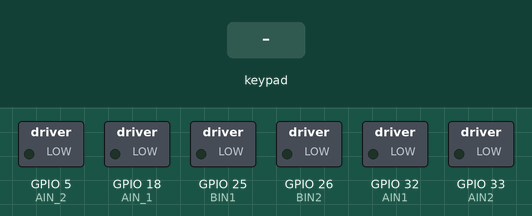
This sketch was run on a simulated ESP32. Parts: switched loads named in the sketch (green lamp = pin HIGH). The test bench sets the inputs (shaded band). What the sketch prints to the serial monitor is not drawn.

Above: at 1.2 s.
1.3 s: key 'U' pressed
At 2.5 s:
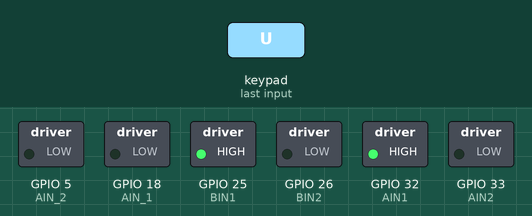
2.8 s: key 'D' pressed
At 3.6 s:
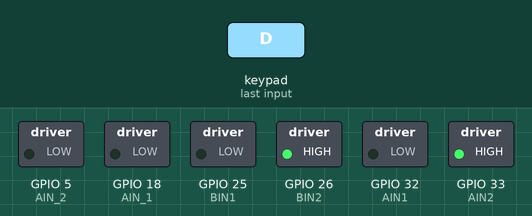
4.3 s: key 'L' pressed
At 4.9 s:
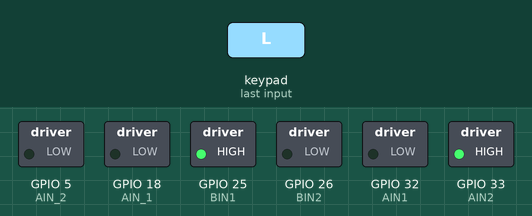
5.8 s: key 'R' pressed
At 7.0 s:
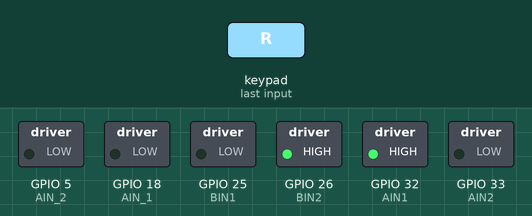
7.3 s: key 'O' pressed
At 8.3 s:
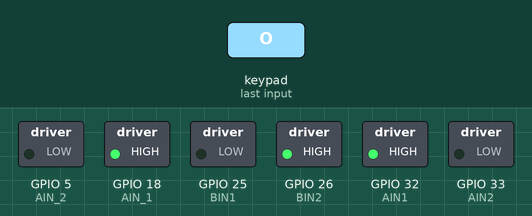
8.8 s: key 'S' pressed
At 9.4 s:
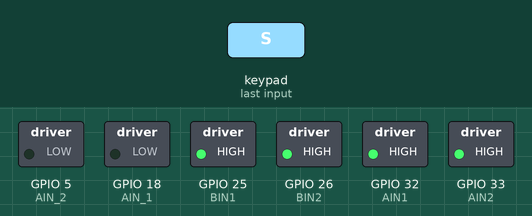
Timing chart, 0 to 11.3 s (numbered marks = the images above; inputs shaded):
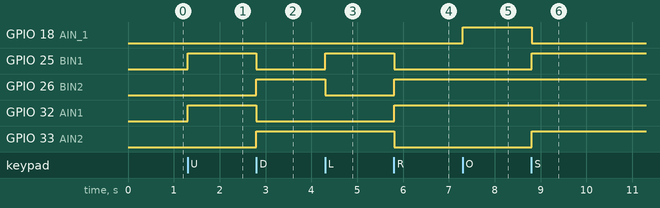

The sketch:

Gamepad_motores_1.ino
```cpp
#define CUSTOM_SETTINGS
#define INCLUDE_GAMEPAD_MODULE
#include <DabbleESP32.h>
#include <analogWrite.h>

//Definicion de pines
#define AIN1 32
#define AIN2 33
#define BIN1 25
#define BIN2 26

#define AIN_1 18
#define AIN_2 5

int valorPWMLantas = 100;
int tiempoPruebas = 100;

void setup() {
  Serial.begin(115200);
  Dabble.begin("balam2022-MG");

  pinMode(AIN1,OUTPUT);
  pinMode(AIN2,OUTPUT);
  pinMode(BIN1,OUTPUT);
  pinMode(BIN2,OUTPUT);
  pinMode(AIN_1,OUTPUT);
  pinMode(AIN_2,OUTPUT);

}

void loop() {
  Dabble.processInput();
  Serial.print("KeyPressed: ");
  if (GamePad.isUpPressed())
  {
    Serial.print("Up");
 digitalWrite(AIN1,HIGH);
 digitalWrite(AIN2,LOW);
 digitalWrite(BIN1,HIGH);
 digitalWrite(BIN2,LOW);
 delay(tiempoPruebas);
  }

  if (GamePad.isDownPressed())
  {
    Serial.print("Down");
 digitalWrite(AIN1,LOW);
 digitalWrite(AIN2,HIGH);
 digitalWrite(BIN1,LOW);
 digitalWrite(BIN2,HIGH);
 delay(tiempoPruebas);
  }

  if (GamePad.isLeftPressed())
  {
    Serial.print("Left");
 digitalWrite(AIN1,LOW);
 digitalWrite(AIN2,HIGH);
 digitalWrite(BIN1,HIGH);
 digitalWrite(BIN2,LOW);
 delay(tiempoPruebas);
  }

  if (GamePad.isRightPressed())
  {
    Serial.print("Right");
 digitalWrite(AIN1,HIGH);
 digitalWrite(AIN2,LOW);
 digitalWrite(BIN1,LOW);
 digitalWrite(BIN2,HIGH);
 delay(tiempoPruebas);
  }

  if (GamePad.isSquarePressed())
  {
    Serial.print("Square");
 digitalWrite(AIN1,HIGH);
 digitalWrite(AIN2,HIGH);
 digitalWrite(BIN1,HIGH);
 digitalWrite(BIN2,HIGH);
 digitalWrite(AIN_1,LOW);
 digitalWrite(AIN_2,LOW);
 delay(tiempoPruebas);
  }

  if (GamePad.isCirclePressed())
  {
    Serial.print("Circle");
 digitalWrite(AIN_1,HIGH);
 digitalWrite(AIN_2,LOW);

 delay(tiempoPruebas);
  }

  if (GamePad.isCrossPressed())
  {
    Serial.print("Cross");
  }

  if (GamePad.isTrianglePressed())
  {
    Serial.print("Triangle");
  }

  if (GamePad.isStartPressed())
  {
    Serial.print("Start");
  }

  if (GamePad.isSelectPressed())
  {
    Serial.print("Select");
  }
  Serial.print('\t');

  int a = GamePad.getAngle();
  Serial.print("Angle: ");
  Serial.print(a);
  Serial.print('\t');
  int b = GamePad.getRadius();
  Serial.print("Radius: ");
  Serial.print(b);
  Serial.print('\t');
  float c = GamePad.getXaxisData();
  Serial.print("x_axis: ");
  Serial.print(c);
  Serial.print('\t');
  float d = GamePad.getYaxisData();
  Serial.print("y_axis: ");
  Serial.println(d);
  Serial.println();

}
```

Measured:
- after the input at 1.3 s, GPIO 25 (BIN1), GPIO 32 (AIN1): LOW → HIGH at once
- after the input at 2.8 s, GPIO 25 (BIN1), GPIO 32 (AIN1): HIGH → LOW at once; GPIO 26 (BIN2), GPIO 33 (AIN2): LOW → HIGH at once
- after the input at 4.3 s, GPIO 25 (BIN1): LOW → HIGH at once; GPIO 26 (BIN2): HIGH → LOW at once
- after the input at 5.8 s, GPIO 25 (BIN1), GPIO 33 (AIN2): HIGH → LOW at once; GPIO 26 (BIN2), GPIO 32 (AIN1): LOW → HIGH at once
- after the input at 7.3 s, GPIO 18 (AIN_1): LOW → HIGH at once
- after the input at 8.8 s, GPIO 18 (AIN_1): HIGH → LOW at once; GPIO 25 (BIN1), GPIO 33 (AIN2): LOW → HIGH at once
